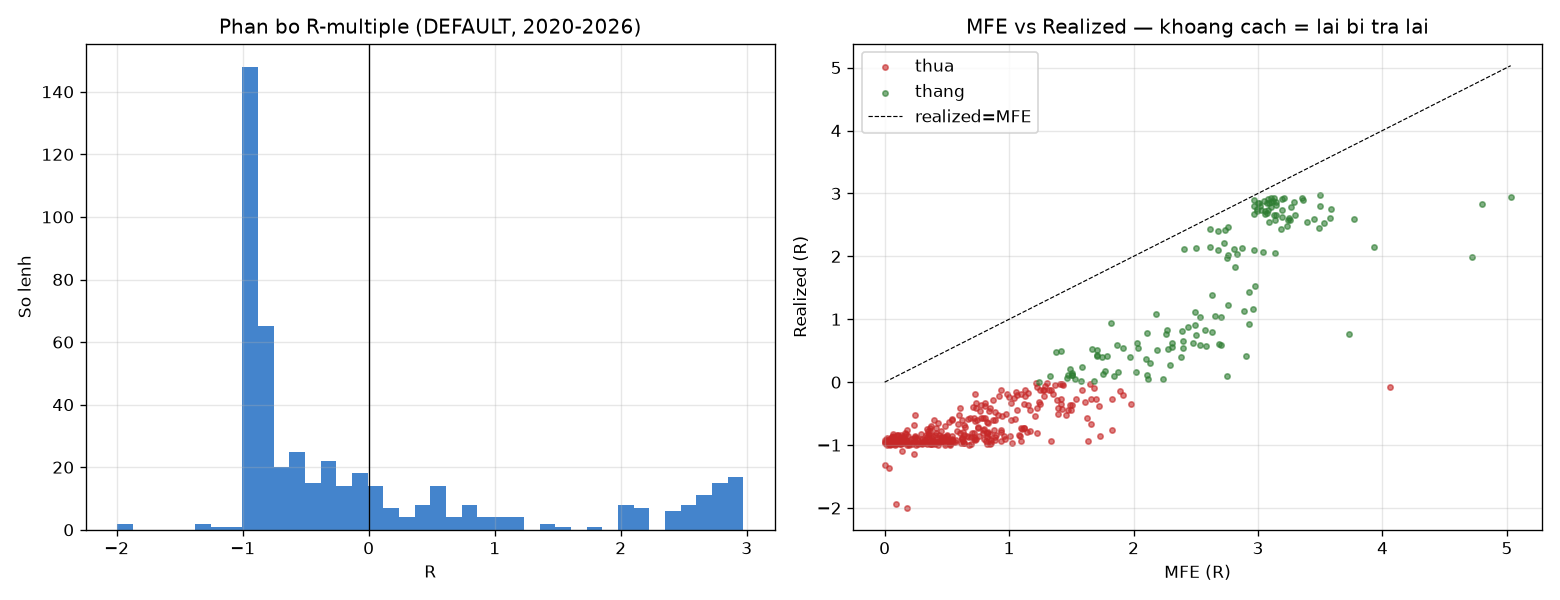

Recreate this plot in Python.
"""
Chan doan: VAN DE NAM O THOAT LENH HAY O ENTRY/REGIME?
Phan tich MFE/MAE (Maximum Favorable/Adverse Excursion) + phan bo R-multiple (Van Tharp)
cho chien luoc entry ATR-cross (EA goc). Tach 2013-2019 vs 2020-2026.

Voi moi lenh ghi: realized_R, MFE_R (lai toi da tung dat), MAE_R (lo toi da tung chiu),
ly do thoat (SL/TP/TRAIL/ICHI/EOD). Tu do biet:
- Capture = realized/MFE cua lenh thang: thap => cat non nguoi thang (loi EXIT).
- % lenh tung >=+1R roi dong <=0: tra lai lai (thieu breakeven stop).
- MFE trung binh tut o 2020-2026 => loi ENTRY/REGIME (gia khong con chay xa).
"""
import os, argparse, numpy as np
import backtester as base

CONTRACT = 100000.0; POINT = 0.00001; LOT_STEP = 0.01; MIN_LOT = 0.01
RISK = 20.0; DISP = 26


def ct(c, cp, prev, sl):
    if c > prev and cp > prev:
        v = c - sl; return prev if prev > v else v
    if c < prev and cp < prev:
        v = c + sl; return prev if prev < v else v
    return c - sl if c > prev else c + sl


def trails(close, af, as_, fm, sm):
    n = len(close); t1 = np.full(n, np.nan); t2 = np.full(n, np.nan)
    p1 = 0.0; p2 = 0.0; started = False
    for k in range(1, n):
        if np.isnan(af[k]) or np.isnan(as_[k]) or np.isnan(close[k - 1]) or np.isnan(close[k]):
            continue
        o1 = 0.0 if not started else p1; o2 = 0.0 if not started else p2; started = True
        p1 = ct(close[k], close[k - 1], o1, fm * af[k])
        p2 = ct(close[k], close[k - 1], o2, sm * as_[k])
        t1[k] = p1; t2[k] = p2
    return t1, t2


def simulate(arr, cache, cfg, start_idx, end_idx):
    o, h, l, c, sp = arr["open"], arr["high"], arr["low"], arr["close"], arr["spread"]
    tk = cache.donchian(9); kj = cache.donchian(26); sB = cache.donchian(52)
    af = cache.atr(cfg["fast_period"]); as_ = cache.atr(cfg["slow_period"])
    asl = cache.atr(cfg["sl_atr_period"]); atr_ = cache.atr(cfg["trail_period"])
    t1, t2 = trails(c, af, as_, cfg["fast_mult"], cfg["slow_mult"])
    sl_m, tp_m, tr_m = cfg["sl_mult"], cfg["tp_mult"], cfg["trail_mult"]
    use_tp, use_ichi = cfg["use_tp"], cfg["use_ichi_exit"]

    pos = 0; entry = 0.0; stop = 0.0; tp = 0.0; lot = 0.0; spr_e = 0.0; Rd = 0.0
    exh = 0.0; exl = 0.0
    trades = []  # (realized_R, MFE_R, MAE_R, reason, exit_year)

    def close_trade(exit_price, reason, yr):
        nonlocal pos
        pnl = ((exit_price - entry) if pos == 1 else (entry - exit_price)) * CONTRACT * lot - spr_e * CONTRACT * lot
        if pos == 1:
            mfe = (exh - entry); mae = (entry - exl)
        else:
            mfe = (entry - exl); mae = (exh - entry)
        trades.append((pnl / RISK, mfe / Rd, mae / Rd, reason, yr))
        pos = 0

    for i in range(start_idx, end_idx):
        j = i - 1; jd = j - DISP
        if jd < 1: continue
        if (np.isnan(t1[j]) or np.isnan(t2[j]) or np.isnan(t1[j - 1]) or np.isnan(t2[j - 1])
                or np.isnan(tk[jd]) or np.isnan(kj[jd]) or np.isnan(sB[jd])
                or np.isnan(asl[j]) or np.isnan(atr_[j])):
            continue
        sa = (tk[jd] + kj[jd]) * 0.5; sb = sB[jd]
        ctop = max(sa, sb); cbot = min(sa, sb)
        op = o[i]; hi = h[i]; lo = l[i]; spr = sp[i]; cl = c[j]; yr = arr["year"][i]
        cu = t1[j - 1] <= t2[j - 1] and t1[j] > t2[j]
        cd = t1[j - 1] >= t2[j - 1] and t1[j] < t2[j]

        if pos != 0:
            # cap nhat MFE/MAE bang range nen i
            if hi > exh: exh = hi
            if lo < exl: exl = lo
            # ichi exit
            ex = False
            if use_ichi:
                if pos == 1 and (cl < kj[j] or cl < cbot): ex = True
                elif pos == -1 and (cl > kj[j] or cl > ctop): ex = True
            if ex:
                close_trade(op, "ICHI", yr);
            else:
                if pos == 1:
                    ns = cl - tr_m * atr_[j]
                    if ns > stop: stop = ns
                elif pos == -1:
                    ns = cl + tr_m * atr_[j]
                    if ns < stop: stop = ns
        if pos == 1:
            if lo <= stop:
                close_trade(stop if op >= stop else op, "STOP", yr)
            elif use_tp and tp > 0 and hi >= tp:
                close_trade(tp if op <= tp else op, "TP", yr)
        elif pos == -1:
            if hi >= stop:
                close_trade(stop if op <= stop else op, "STOP", yr)
            elif use_tp and tp > 0 and lo <= tp:
                close_trade(tp if op >= tp else op, "TP", yr)

        if pos == 0:
            long_ok = cu and cl > ctop
            short_ok = cd and cl < cbot
            if long_ok or short_ok:
                sl_dist = sl_m * asl[j]
                if sl_dist > 0:
                    lot = np.floor((RISK / ((sl_dist + spr) * CONTRACT)) / LOT_STEP) * LOT_STEP
                    if lot >= MIN_LOT:
                        spr_e = spr; Rd = sl_dist + spr; entry = op; exh = hi; exl = lo
                        if long_ok:
                            pos = 1; stop = op - sl_dist; tp = op + tp_m * sl_dist if use_tp else 0.0
                        else:
                            pos = -1; stop = op + sl_dist; tp = op - tp_m * sl_dist if use_tp else 0.0
    return np.array([t[:3] for t in trades], dtype=float), [t[3] for t in trades], np.array([t[4] for t in trades])


def stats(R, MFE, MAE, reasons):
    n = len(R)
    if n == 0: return {}
    win = R > 0
    out = dict(n=n, expectancy=R.mean(), win_rate=win.mean() * 100,
               avg_win=R[win].mean() if win.any() else 0, avg_loss=R[~win].mean() if (~win).any() else 0,
               sqn=(R.mean() / R.std(ddof=1) * np.sqrt(min(n, 100))) if R.std(ddof=1) > 0 else 0,
               mfe_all=MFE.mean(), mfe_win=MFE[win].mean() if win.any() else 0,
               mae_all=MAE.mean(),
               capture=(R[win].mean() / MFE[win].mean()) if win.any() and MFE[win].mean() > 0 else 0,
               reach2R=(MFE >= 2.0).mean() * 100,
               cut_winner=(((MFE >= 2.0) & (R < 1.0)).sum() / max((MFE >= 2.0).sum(), 1)) * 100,
               gaveback=(((MFE >= 1.0) & (R <= 0)).sum() / max((MFE >= 1.0).sum(), 1)) * 100)
    rc = {}
    for r in set(reasons): rc[r] = reasons.count(r)
    out["reasons"] = rc
    return out


def show(tag, s):
    if not s: print(f"\n[{tag}] khong co lenh"); return
    print(f"\n[{tag}]  n={s['n']}  Expectancy={s['expectancy']:+.3f}R  WR={s['win_rate']:.0f}%  "
          f"SQN={s['sqn']:.2f}")
    print(f"   avg_win={s['avg_win']:+.2f}R  avg_loss={s['avg_loss']:+.2f}R")
    print(f"   MFE(all)={s['mfe_all']:.2f}R  MFE(win)={s['mfe_win']:.2f}R  MAE(all)={s['mae_all']:.2f}R")
    print(f"   CAPTURE(win realized/MFE)={s['capture']*100:.0f}%   "
          f"%lenh dat>=2R MFE={s['reach2R']:.0f}%")
    print(f"   trong so lenh dat>=2R MFE: %dong<1R (cat non)={s['cut_winner']:.0f}%")
    print(f"   %lenh tung>=+1R roi dong<=0 (tra lai)={s['gaveback']:.0f}%   exits={s['reasons']}")


def main():
    ap = argparse.ArgumentParser(); ap.add_argument("--csv", required=True)
    ap.add_argument("--outdir", default=os.path.dirname(__file__)); a = ap.parse_args()
    df = base.load_data(a.csv); arr = base.to_arrays(df); cache = base.IndicatorCache(arr)
    yb = base.year_bounds(arr)
    base_cfg = dict(fast_period=5, fast_mult=0.5, slow_period=10, slow_mult=3.0,
                    sl_atr_period=14, sl_mult=2.0, tp_mult=3.0, trail_period=10, trail_mult=3.0,
                    use_ichi_exit=0)
    s0 = yb[2013][0]; s_split = yb[2020][0]; e = yb[2026][1]
    for variant, use_tp in (("DEFAULT TP=3R", 1), ("GONG (no TP)", 0)):
        cfg = dict(base_cfg); cfg["use_tp"] = use_tp
        print("\n" + "=" * 70 + f"\n### {variant} (entry ATR-cross) ###")
        for tag, s, ee in (("2013-2026", s0, e), ("2013-2019", s0, s_split), ("2020-2026", s_split, e)):
            R3, rs, yrs = simulate(arr, cache, cfg, s, ee)
            if len(R3):
                show(tag, stats(R3[:, 0], R3[:, 1], R3[:, 2], rs))
        if use_tp == 1:
            _plot(R3, rs, a.outdir)  # plot tren default 2020-2026 (R3 con la lan cuoi: 2020-2026)


def _plot(R3, rs, outdir):
    try:
        import matplotlib; matplotlib.use("Agg"); import matplotlib.pyplot as plt
        R, MFE = R3[:, 0], R3[:, 1]
        fig, ax = plt.subplots(1, 2, figsize=(13, 5))
        ax[0].hist(R, bins=40, color="#1565C0", alpha=0.8)
        ax[0].axvline(0, color="k", lw=0.8); ax[0].set_title("Phan bo R-multiple (DEFAULT, 2020-2026)")
        ax[0].set_xlabel("R"); ax[0].set_ylabel("So lenh")
        w = R > 0
        ax[1].scatter(MFE[~w], R[~w], s=10, c="#C62828", label="thua", alpha=0.6)
        ax[1].scatter(MFE[w], R[w], s=10, c="#2E7D32", label="thang", alpha=0.6)
        lim = max(MFE.max(), 1); ax[1].plot([0, lim], [0, lim], "k--", lw=0.7, label="realized=MFE")
        ax[1].set_xlabel("MFE (R)"); ax[1].set_ylabel("Realized (R)")
        ax[1].set_title("MFE vs Realized — khoang cach = lai bi tra lai"); ax[1].legend()
        for x in ax: x.grid(alpha=0.3)
        fig.tight_layout(); fig.savefig(os.path.join(outdir, "exit_diagnostic.png"), dpi=120)
        print("\nLuu bieu do: exit_diagnostic.png")
    except Exception as ex:
        print("plot err", ex)


if __name__ == "__main__":
    main()
